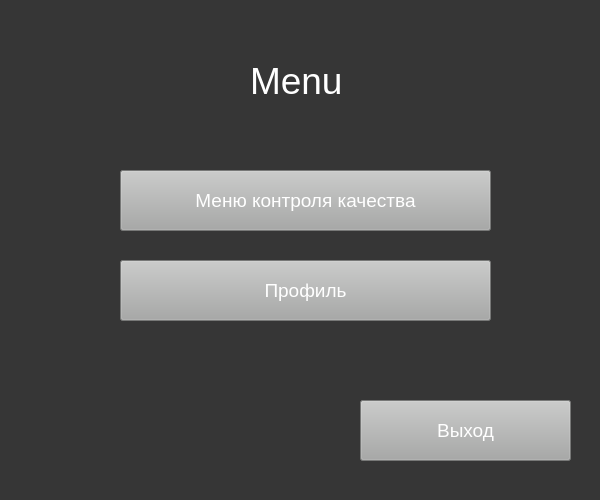
<?xml version="1.0" encoding="UTF-8"?>
<ui version="4.0">
 <class>Form</class>
 <widget class="QWidget" name="Form">
  <property name="geometry">
   <rect>
    <x>0</x>
    <y>0</y>
    <width>600</width>
    <height>500</height>
   </rect>
  </property>
  <property name="windowTitle">
   <string>Form</string>
  </property>
  <property name="styleSheet">
   <string notr="true">background-color: rgb(54,54,54)</string>
  </property>
  <widget class="QPushButton" name="quality_menu">
   <property name="geometry">
    <rect>
     <x>120</x>
     <y>170</y>
     <width>371</width>
     <height>61</height>
    </rect>
   </property>
   <property name="styleSheet">
    <string notr="true">background-color:rgb(167,168,167);
font-size:14pt;
color:rgb(255,255,255)</string>
   </property>
   <property name="text">
    <string>Меню контроля качества</string>
   </property>
  </widget>
  <widget class="QPushButton" name="profile">
   <property name="geometry">
    <rect>
     <x>120</x>
     <y>260</y>
     <width>371</width>
     <height>61</height>
    </rect>
   </property>
   <property name="styleSheet">
    <string notr="true">background-color:rgb(167,168,167);
font-size:14pt;
color:rgb(255,255,255)</string>
   </property>
   <property name="text">
    <string>Профиль</string>
   </property>
  </widget>
  <widget class="QPushButton" name="exit">
   <property name="geometry">
    <rect>
     <x>360</x>
     <y>400</y>
     <width>211</width>
     <height>61</height>
    </rect>
   </property>
   <property name="styleSheet">
    <string notr="true">background-color:rgb(167,168,167);
font-size:14pt;
color:rgb(255,255,255)</string>
   </property>
   <property name="text">
    <string>Выход</string>
   </property>
  </widget>
  <widget class="QLabel" name="label">
   <property name="geometry">
    <rect>
     <x>250</x>
     <y>40</y>
     <width>111</width>
     <height>81</height>
    </rect>
   </property>
   <property name="styleSheet">
    <string notr="true">color:rgb(255,255,255);
font-size:28pt</string>
   </property>
   <property name="text">
    <string>Menu</string>
   </property>
  </widget>
 </widget>
 <resources/>
 <connections/>
</ui>
